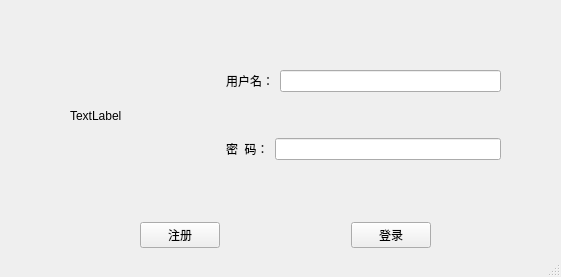
<?xml version="1.0" encoding="UTF-8"?>
<ui version="4.0">
 <class>MainWindow</class>
 <widget class="QMainWindow" name="MainWindow">
  <property name="geometry">
   <rect>
    <x>0</x>
    <y>0</y>
    <width>561</width>
    <height>277</height>
   </rect>
  </property>
  <property name="windowTitle">
   <string>MainWindow</string>
  </property>
<property name="styleSheet">
   <string notr="true">QToolTip
{
     border: 1px solid black;
     background-color: #ffa02f;
     padding: 1px;
     border-radius: 3px;
     opacity: 100;
}
 
QWidget
{
    color: #b1b1b1;
    background-color: #323232;
}
 
QWidget:item:hover
{
    background-color: QLinearGradient( x1: 0, y1: 0, x2: 0, y2: 1, stop: 0 #ffa02f, stop: 1 #ca0619);
    color: #000000;
}
 
QWidget:item:selected
{
    background-color: QLinearGradient( x1: 0, y1: 0, x2: 0, y2: 1, stop: 0 #ffa02f, stop: 1 #d7801a);
}
 
QMenuBar::item
{
    background: transparent;
}
 
QMenuBar::item:selected
{
    background: transparent;
    border: 1px solid #ffaa00;
}
 
QMenuBar::item:pressed
{
    background: #444;
    border: 1px solid #000;
    background-color: QLinearGradient(
        x1:0, y1:0,
        x2:0, y2:1,
        stop:1 #212121,
        stop:0.4 #343434/*,
        stop:0.2 #343434,
        stop:0.1 #ffaa00*/
    );
    margin-bottom:-1px;
    padding-bottom:1px;
}
 
QMenu
{
    border: 1px solid #000;
}
 
QMenu::item
{
    padding: 2px 20px 2px 20px;
}
 
QMenu::item:selected
{
    color: #000000;
}
 
QWidget:disabled
{
    color: #404040;
    background-color: #323232;
}
 
QAbstractItemView
{
    background-color: QLinearGradient( x1: 0, y1: 0, x2: 0, y2: 1, stop: 0 #4d4d4d, stop: 0.1 #646464, stop: 1 #5d5d5d);
}
 
QWidget:focus
{
    /*border: 2px solid QLinearGradient( x1: 0, y1: 0, x2: 0, y2: 1, stop: 0 #ffa02f, stop: 1 #d7801a);*/
}
 
QLineEdit
{
    background-color: QLinearGradient( x1: 0, y1: 0, x2: 0, y2: 1, stop: 0 #4d4d4d, stop: 0 #646464, stop: 1 #5d5d5d);
    padding: 1px;
    border-style: solid;
    border: 1px solid #1e1e1e;
    border-radius: 5;
}
 
QPushButton
{
    color: #b1b1b1;
    background-color: QLinearGradient( x1: 0, y1: 0, x2: 0, y2: 1, stop: 0 #565656, stop: 0.1 #525252, stop: 0.5 #4e4e4e, stop: 0.9 #4a4a4a, stop: 1 #464646);
    border-width: 1px;
    border-color: #1e1e1e;
    border-style: solid;
    border-radius: 6;
    padding: 3px;
    font-size: 12px;
    padding-left: 5px;
    padding-right: 5px;
}
 
QPushButton:pressed
{
    background-color: QLinearGradient( x1: 0, y1: 0, x2: 0, y2: 1, stop: 0 #2d2d2d, stop: 0.1 #2b2b2b, stop: 0.5 #292929, stop: 0.9 #282828, stop: 1 #252525);
}
 
QComboBox
{
    selection-background-color: #ffaa00;
    background-color: QLinearGradient( x1: 0, y1: 0, x2: 0, y2: 1, stop: 0 #565656, stop: 0.1 #525252, stop: 0.5 #4e4e4e, stop: 0.9 #4a4a4a, stop: 1 #464646);
    border-style: solid;
    border: 1px solid #1e1e1e;
    border-radius: 5;
}
 
QComboBox:hover,QPushButton:hover
{
    border: 2px solid QLinearGradient( x1: 0, y1: 0, x2: 0, y2: 1, stop: 0 #ffa02f, stop: 1 #d7801a);
}
 
 
QComboBox:on
{
    padding-top: 3px;
    padding-left: 4px;
    background-color: QLinearGradient( x1: 0, y1: 0, x2: 0, y2: 1, stop: 0 #2d2d2d, stop: 0.1 #2b2b2b, stop: 0.5 #292929, stop: 0.9 #282828, stop: 1 #252525);
    selection-background-color: #ffaa00;
}
 
QComboBox QAbstractItemView
{
    border: 2px solid darkgray;
    selection-background-color: QLinearGradient( x1: 0, y1: 0, x2: 0, y2: 1, stop: 0 #ffa02f, stop: 1 #d7801a);
}
 
QComboBox::drop-down
{
     subcontrol-origin: padding;
     subcontrol-position: top right;
     width: 15px;
 
     border-left-width: 0px;
     border-left-color: darkgray;
     border-left-style: solid; /* just a single line */
     border-top-right-radius: 3px; /* same radius as the QComboBox */
     border-bottom-right-radius: 3px;
 }
 
QComboBox::down-arrow
{
     image: url(:/down_arrow.png);
}
 
QGroupBox:focus
{
border: 2px solid QLinearGradient( x1: 0, y1: 0, x2: 0, y2: 1, stop: 0 #ffa02f, stop: 1 #d7801a);
}
 
QTextEdit:focus
{
    border: 2px solid QLinearGradient( x1: 0, y1: 0, x2: 0, y2: 1, stop: 0 #ffa02f, stop: 1 #d7801a);
}
 
QScrollBar:horizontal {
     border: 1px solid #222222;
     background: QLinearGradient( x1: 0, y1: 0, x2: 0, y2: 1, stop: 0.0 #121212, stop: 0.2 #282828, stop: 1 #484848);
     height: 7px;
     margin: 0px 16px 0 16px;
}
 
QScrollBar::handle:horizontal
{
      background: QLinearGradient( x1: 0, y1: 0, x2: 1, y2: 0, stop: 0 #ffa02f, stop: 0.5 #d7801a, stop: 1 #ffa02f);
      min-height: 20px;
      border-radius: 2px;
}
 
QScrollBar::add-line:horizontal {
      border: 1px solid #1b1b19;
      border-radius: 2px;
      background: QLinearGradient( x1: 0, y1: 0, x2: 1, y2: 0, stop: 0 #ffa02f, stop: 1 #d7801a);
      width: 14px;
      subcontrol-position: right;
      subcontrol-origin: margin;
}
 
QScrollBar::sub-line:horizontal {
      border: 1px solid #1b1b19;
      border-radius: 2px;
      background: QLinearGradient( x1: 0, y1: 0, x2: 1, y2: 0, stop: 0 #ffa02f, stop: 1 #d7801a);
      width: 14px;
     subcontrol-position: left;
     subcontrol-origin: margin;
}
 
QScrollBar::right-arrow:horizontal, QScrollBar::left-arrow:horizontal
{
      border: 1px solid black;
      width: 1px;
      height: 1px;
      background: white;
}
 
QScrollBar::add-page:horizontal, QScrollBar::sub-page:horizontal
{
      background: none;
}
 
QScrollBar:vertical
{
      background: QLinearGradient( x1: 0, y1: 0, x2: 1, y2: 0, stop: 0.0 #121212, stop: 0.2 #282828, stop: 1 #484848);
      width: 7px;
      margin: 16px 0 16px 0;
      border: 1px solid #222222;
}
 
QScrollBar::handle:vertical
{
      background: QLinearGradient( x1: 0, y1: 0, x2: 0, y2: 1, stop: 0 #ffa02f, stop: 0.5 #d7801a, stop: 1 #ffa02f);
      min-height: 20px;
      border-radius: 2px;
}
 
QScrollBar::add-line:vertical
{
      border: 1px solid #1b1b19;
      border-radius: 2px;
      background: QLinearGradient( x1: 0, y1: 0, x2: 0, y2: 1, stop: 0 #ffa02f, stop: 1 #d7801a);
      height: 14px;
      subcontrol-position: bottom;
      subcontrol-origin: margin;
}
 
QScrollBar::sub-line:vertical
{
      border: 1px solid #1b1b19;
      border-radius: 2px;
      background: QLinearGradient( x1: 0, y1: 0, x2: 0, y2: 1, stop: 0 #d7801a, stop: 1 #ffa02f);
      height: 14px;
      subcontrol-position: top;
      subcontrol-origin: margin;
}
 
QScrollBar::up-arrow:vertical, QScrollBar::down-arrow:vertical
{
      border: 1px solid black;
      width: 1px;
      height: 1px;
      background: white;
}
 
 
QScrollBar::add-page:vertical, QScrollBar::sub-page:vertical
{
      background: none;
}
 
QTextEdit
{
    background-color: #242424;
}
 
QPlainTextEdit
{
    background-color: #242424;
}
 
QHeaderView::section
{
    background-color: QLinearGradient(x1:0, y1:0, x2:0, y2:1, stop:0 #616161, stop: 0.5 #505050, stop: 0.6 #434343, stop:1 #656565);
    color: white;
    padding-left: 4px;
    border: 1px solid #6c6c6c;
}
 
QCheckBox:disabled
{
color: #414141;
}
 
QDockWidget::title
{
    text-align: center;
    spacing: 3px; /* spacing between items in the tool bar */
    background-color: QLinearGradient(x1:0, y1:0, x2:0, y2:1, stop:0 #323232, stop: 0.5 #242424, stop:1 #323232);
}
 
QDockWidget::close-button, QDockWidget::float-button
{
    text-align: center;
    spacing: 1px; /* spacing between items in the tool bar */
    background-color: QLinearGradient(x1:0, y1:0, x2:0, y2:1, stop:0 #323232, stop: 0.5 #242424, stop:1 #323232);
}
 
QDockWidget::close-button:hover, QDockWidget::float-button:hover
{
    background: #242424;
}
 
QDockWidget::close-button:pressed, QDockWidget::float-button:pressed
{
    padding: 1px -1px -1px 1px;
}
 
QMainWindow::separator
{
    background-color: QLinearGradient(x1:0, y1:0, x2:0, y2:1, stop:0 #161616, stop: 0.5 #151515, stop: 0.6 #212121, stop:1 #343434);
    color: white;
    padding-left: 4px;
    border: 1px solid #4c4c4c;
    spacing: 3px; /* spacing between items in the tool bar */
}
 
QMainWindow::separator:hover
{
 
    background-color: QLinearGradient(x1:0, y1:0, x2:0, y2:1, stop:0 #d7801a, stop:0.5 #b56c17 stop:1 #ffa02f);
    color: white;
    padding-left: 4px;
    border: 1px solid #6c6c6c;
    spacing: 3px; /* spacing between items in the tool bar */
}
 
QToolBar::handle
{
     spacing: 3px; /* spacing between items in the tool bar */
     background: url(:/images/handle.png);
}
 
QMenu::separator
{
    height: 2px;
    background-color: QLinearGradient(x1:0, y1:0, x2:0, y2:1, stop:0 #161616, stop: 0.5 #151515, stop: 0.6 #212121, stop:1 #343434);
    color: white;
    padding-left: 4px;
    margin-left: 10px;
    margin-right: 5px;
}
 
QProgressBar
{
    border: 2px solid grey;
    border-radius: 5px;
    text-align: center;
}
 
QProgressBar::chunk
{
    background-color: #d7801a;
    width: 2.15px;
    margin: 0.5px;
}
 
QTabBar::tab {
    color: #b1b1b1;
    border: 1px solid #444;
    border-bottom-style: none;
    background-color: #323232;
    padding-left: 10px;
    padding-right: 10px;
    padding-top: 3px;
    padding-bottom: 2px;
    margin-right: -1px;
}
 
QTabWidget::pane {
    border: 1px solid #444;
    top: 1px;
}
 
QTabBar::tab:last
{
    margin-right: 0; /* the last selected tab has nothing to overlap with on the right */
    border-top-right-radius: 3px;
}
 
QTabBar::tab:first:!selected
{
 margin-left: 0px; /* the last selected tab has nothing to overlap with on the right */
 
 
    border-top-left-radius: 3px;
}
 
QTabBar::tab:!selected
{
    color: #b1b1b1;
    border-bottom-style: solid;
    margin-top: 3px;
    background-color: QLinearGradient(x1:0, y1:0, x2:0, y2:1, stop:1 #212121, stop:.4 #343434);
}
 
QTabBar::tab:selected
{
    border-top-left-radius: 3px;
    border-top-right-radius: 3px;
    margin-bottom: 0px;
}
 
QTabBar::tab:!selected:hover
{
    /*border-top: 2px solid #ffaa00;
    padding-bottom: 3px;*/
    border-top-left-radius: 3px;
    border-top-right-radius: 3px;
    background-color: QLinearGradient(x1:0, y1:0, x2:0, y2:1, stop:1 #212121, stop:0.4 #343434, stop:0.2 #343434, stop:0.1 #ffaa00);
}
 
QRadioButton::indicator:checked, QRadioButton::indicator:unchecked{
    color: #b1b1b1;
    background-color: #323232;
    border: 1px solid #b1b1b1;
    border-radius: 6px;
}
 
QRadioButton::indicator:checked
{
    background-color: qradialgradient(
        cx: 0.5, cy: 0.5,
        fx: 0.5, fy: 0.5,
        radius: 1.0,
        stop: 0.25 #ffaa00,
        stop: 0.3 #323232
    );
}
 
QCheckBox::indicator{
    color: #b1b1b1;
    background-color: #323232;
    border: 1px solid #b1b1b1;
    width: 9px;
    height: 9px;
}
 
QRadioButton::indicator
{
    border-radius: 6px;
}
 
QRadioButton::indicator:hover, QCheckBox::indicator:hover
{
    border: 1px solid #ffaa00;
}
 
QCheckBox::indicator:checked
{
    image:url(:/images/checkbox.png);
}
 
QCheckBox::indicator:disabled, QRadioButton::indicator:disabled
{
    border: 1px solid #444;
}
1
2
3
4
5
6
7
8
9
10
11
12
13
14
15
16
17
18
19
20
21
22
23
24
25
26
27
28
29
30
31
32
33
34
35
36
37
38
39
40
41
42
43
44
45
46
47
48
49
50
51
52
53
54
55
56
57
58
59
60
61
62
63
64
65
66
67
68
69
70
71
72
73
74
75
76
77
78
79
80
81
82
83
84
85
86
87
88
89
90
91
92
93
94
95
96
97
98
99
100
101
102
103
104
105
106
107
108
109
110
111
112
113
114
115
116
117
118
119
120
121
122
123
124
125
126
127
128
129
130
131
132
133
134
135
136
137
138
139
140
141
142
143
144
145
146
147
148
149
150
151
152
153
154
155
156
157
158
159
160
161
162
163
164
165
166
167
168
169
170
171
172
173
174
175
176
177
178
179
180
181
182
183
184
185
186
187
188
189
190
191
192
193
194
195
196
197
198
199
200
201
202
203
204
205
206
207
208
209
210
211
212
213
214
215
216
217
218
219
220
221
222
223
224
225
226
227
228
229
230
231
232
233
234
235
236
237
238
239
240
241
242
243
244
245
246
247
248
249
250
251
252
253
254
255
256
257
258
259
260
261
262
263
264
265
266
267
268
269
270
271
272
273
274
275
276
277
278
279
280
281
282
283
284
285
286
287
288
289
290
291
292
293
294
295
296
297
298
299
300
301
302
303
304
305
306
307
308
309
310
311
312
313
314
315
316
317
318
319
320
321
322
323
324
325
326
327
328
329
330
331
332
333
334
335
336
337
338
339
340
341
342
343
344
345
346
347
348
349
350
351
352
353
354
355
356
357
358
359
360
361
362
363
364
365
366
367
368
369
370
371
372
373
374
375
376
377
378
379
380
381
382
383
384
385
386
387
388
389
390
391
392
393
394
395
396
397
398
399
400
401
402
403
404
405
406
407
408
409
410
411
412
413
414
415
416
417
418
419
420
421
422
423
424
425
426
427
428
429
430
431
432
433
434
435
436
437
438
439
440
441
442
443
444
445
446
447
448
449
450
451
452
453
454
455
456
457
458
459</string>
  </property>
  <widget class="QWidget" name="centralwidget">
   <widget class="QWidget" name="horizontalLayoutWidget_3">
    <property name="geometry">
     <rect>
      <x>140</x>
      <y>210</y>
      <width>291</width>
      <height>51</height>
     </rect>
    </property>
    <layout class="QHBoxLayout" name="horizontalLayout_3">
     <item>
      <widget class="QPushButton" name="btn_register">
       <property name="text">
        <string>注册</string>
       </property>
      </widget>
     </item>
     <item>
      <spacer name="horizontalSpacer">
       <property name="orientation">
        <enum>Qt::Horizontal</enum>
       </property>
       <property name="sizeHint" stdset="0">
        <size>
         <width>40</width>
         <height>20</height>
        </size>
       </property>
      </spacer>
     </item>
     <item>
      <widget class="QPushButton" name="btn_login">
       <property name="text">
        <string>登录</string>
       </property>
      </widget>
     </item>
    </layout>
   </widget>
   <widget class="QWidget" name="horizontalLayoutWidget_4">
    <property name="geometry">
     <rect>
      <x>70</x>
      <y>30</y>
      <width>431</width>
      <height>171</height>
     </rect>
    </property>
    <layout class="QHBoxLayout" name="horizontalLayout_4">
     <item>
      <widget class="QLabel" name="lab_headProfile">
       <property name="minimumSize">
        <size>
         <width>150</width>
         <height>150</height>
        </size>
       </property>
       <property name="maximumSize">
        <size>
         <width>180</width>
         <height>180</height>
        </size>
       </property>
       <property name="text">
        <string>TextLabel</string>
       </property>
      </widget>
     </item>
     <item>
      <layout class="QVBoxLayout" name="verticalLayout">
       <item>
        <layout class="QHBoxLayout" name="horizontalLayout">
         <item>
          <widget class="QLabel" name="label">
           <property name="text">
            <string>用户名：</string>
           </property>
          </widget>
         </item>
         <item>
          <widget class="QLineEdit" name="let_userName"/>
         </item>
        </layout>
       </item>
       <item>
        <layout class="QHBoxLayout" name="horizontalLayout_2">
         <item>
          <widget class="QLabel" name="label_2">
           <property name="text">
            <string>密  码：</string>
           </property>
          </widget>
         </item>
         <item>
          <widget class="QLineEdit" name="let_password"/>
         </item>
        </layout>
       </item>
      </layout>
     </item>
    </layout>
   </widget>
  </widget>
  <widget class="QStatusBar" name="statusbar"/>
 </widget>
 <resources/>
 <connections/>
</ui>
